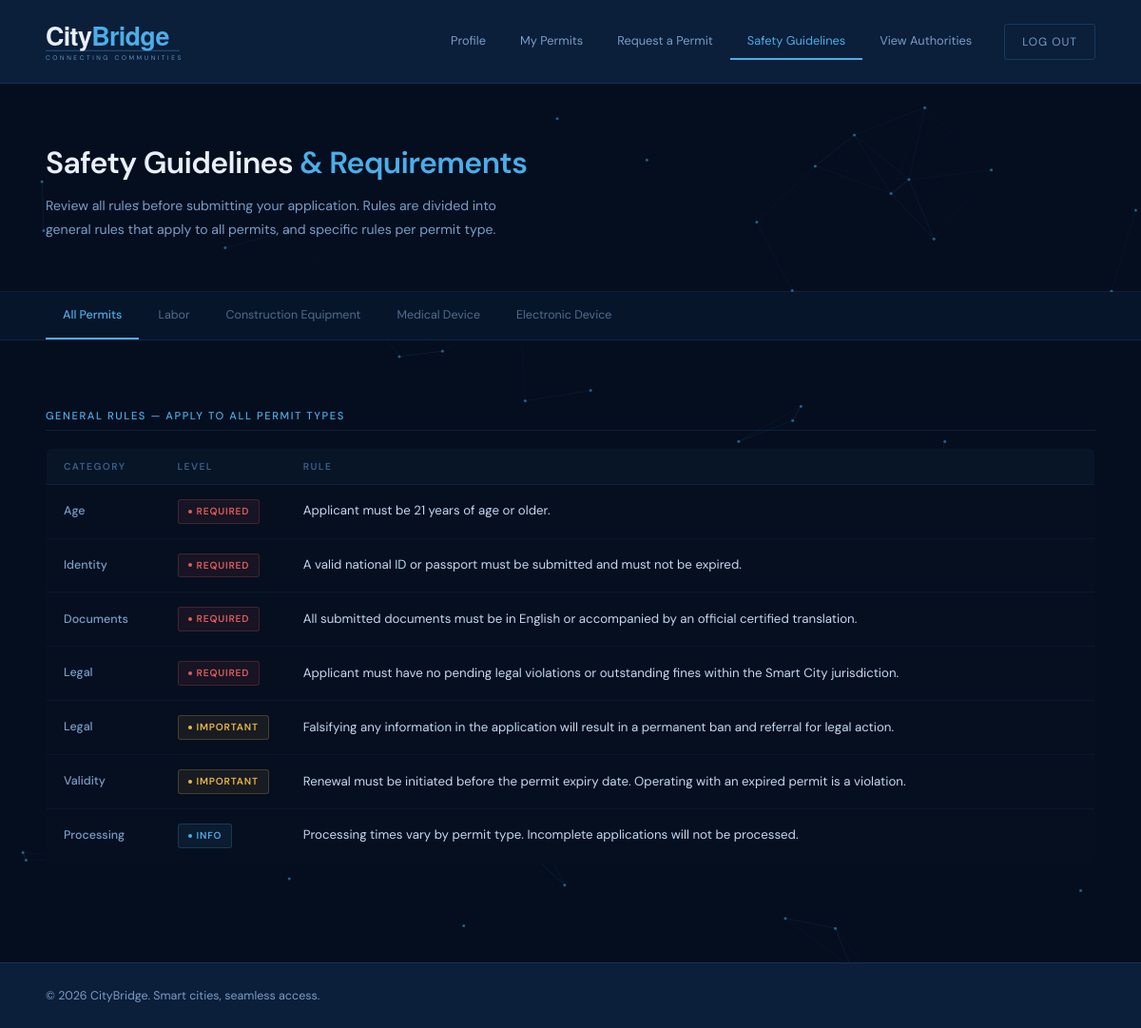
Page /code/safety-guidelines.php (signed in) on the committed database.
### tables this page shows
CREATE TABLE `safety_guideline` (
  `guideline_id` int NOT NULL,
  `category` enum('general','labor','equipment','medical','electronic') NOT NULL,
  `level` enum('required','important','info') NOT NULL,
  `rule_label` varchar(50) DEFAULT NULL,
  `rule_text` text NOT NULL
);

### code/auth.php (called while the page is built, shortened)
<?php
function e($v) {
    return htmlspecialchars((string)($v ?? ""), ENT_QUOTES, "UTF-8");
}

### code/safety-guidelines.php (the view, shortened to what this page needs)
<?php
include "db.php";
include "auth.php";
$categories = ['general','labor','equipment','medical','electronic'];
$rules = [];
foreach ($categories as $c) $rules[$c] = [];
$res = $conn->query("SELECT category, level, rule_label, rule_text FROM safety_guideline ORDER BY guideline_id");
while ($row = $res->fetch_assoc()) {
    if (isset($rules[$row['category']])) {
        $rules[$row['category']][] = $row;
    }
}
?>
<!DOCTYPE html>
<html lang="en">
<head>
<link rel="stylesheet" href="style.css" />
</head>
<body>
<header class="user-header">
  <svg viewBox="0 0 500 72" width="320" xmlns="http://www.w3.org/2000/svg">
    <text x="0" y="44" font-family="'Helvetica Neue', 'Segoe UI', Arial, sans-serif" font-size="42" font-weight="700" letter-spacing="-1">
      <tspan fill="#e8f0fb">City</tspan><tspan fill="#4baee8">Bridge</tspan>
    </text>
    <text x="0" y="67" font-family="'DM Sans', 'Helvetica Neue', Arial, sans-serif" font-size="10.5" font-weight="300" fill="#7dcef8" letter-spacing="4" opacity="0.82">CONNECTING COMMUNITIES</text>
  </svg>
  <nav>
    <a href="user.php">Profile</a>
    <a href="my-permits.php">My Permits</a>
    <a href="reqprimt.php">Request a Permit</a>
    <a href="safety-guidelines.php" class="active">Safety Guidelines</a>
    <a href="authorities.php">View Authorities</a>
    <a href="logout.php" class="logout">Log Out</a>
  </nav>
</header>
<main>
  <div class="guidelines-hero">
    <div class="guidelines-hero-inner">
      <h1>Safety Guidelines <span class="hero-accent">&amp; Requirements</span></h1>
      <p>Review all rules before submitting your application. Rules are divided into general rules that apply to all permits, and specific rules per permit type.</p>
    </div>
  </div>
  <div class="permit-tabs">
    <button class="permit-tab active" onclick="show('general', this)">All Permits</button>
    <button class="permit-tab" onclick="show('labor', this)">Labor</button>
    <button class="permit-tab" onclick="show('equipment', this)">Construction Equipment</button>
    <button class="permit-tab" onclick="show('medical', this)">Medical Device</button>
    <button class="permit-tab" onclick="show('electronic', this)">Electronic Device</button>
  </div>
  <div class="guidelines-body">
    <?php
      $titles = [
        'general'    => 'General Rules — Apply to All Permit Types',
        'labor'      => 'Labor Permit — Specific Rules',
        'equipment'  => 'Construction Equipment Permit — Specific Rules',
        'medical'    => 'Medical Device Permit — Specific Rules',
        'electronic' => 'Electronic Device Permit — Specific Rules',
      ];
      foreach ($categories as $idx => $cat):
    ?>
      <div id="panel-<?php echo $cat; ?>" class="permit-panel <?php echo $idx === 0 ? 'active' : ''; ?>">
        <p class="section-label"><?php echo e($titles[$cat]); ?></p>
        <table class="rules-table">
          <thead>
            <tr>
              <th style="width:120px">Category</th>
              <th style="width:110px">Level</th>
              <th>Rule</th>
            </tr>
          </thead>
          <tbody>
          <?php if (empty($rules[$cat])): ?>
            <tr><td colspan="3" style="text-align:center;">No rules in this category.</td></tr>
          <?php else: foreach ($rules[$cat] as $r): ?>
            <tr>
              <td><?php echo e($r['rule_label']); ?></td>
              <td><span class="rule-badge <?php echo e($r['level']); ?>"><?php echo e(ucfirst($r['level'])); ?></span></td>
              <td><?php echo e($r['rule_text']); ?></td>
            </tr>
          <?php endforeach; endif; ?>
          </tbody>
        </table>
      </div>
    <?php endforeach; ?>
  </div>
</main>
<footer><p>&copy; 2026 CityBridge. Smart cities, seamless access.</p></footer>
</body>
</html>

### rows in the picture
safety_guideline: rule_label "Age", level "REQUIRED", rule_text "Applicant must be 21 years of age or older."
safety_guideline: rule_label "Identity", level "REQUIRED", rule_text "A valid national ID or passport must be submitted and must not be expired."
safety_guideline: rule_label "Documents", level "REQUIRED", rule_text "All submitted documents must be in English or accompanied by an official certified translation."
safety_guideline: rule_label "Legal", level "REQUIRED", rule_text "Applicant must have no pending legal violations or outstanding fines within the Smart City jurisdiction."
safety_guideline: rule_label "Legal", level "IMPORTANT", rule_text "Falsifying any information in the application will result in a permanent ban and referral for legal action."
safety_guideline: rule_label "Validity", level "IMPORTANT", rule_text "Renewal must be initiated before the permit expiry date. Operating with an expired permit is a violation."
safety_guideline: rule_label "Processing", level "INFO", rule_text "Processing times vary by permit type. Incomplete applications will not be processed."

### other values in the picture
$titles[$cat] "GENERAL RULES — APPLY TO ALL PERMIT TYPES"
